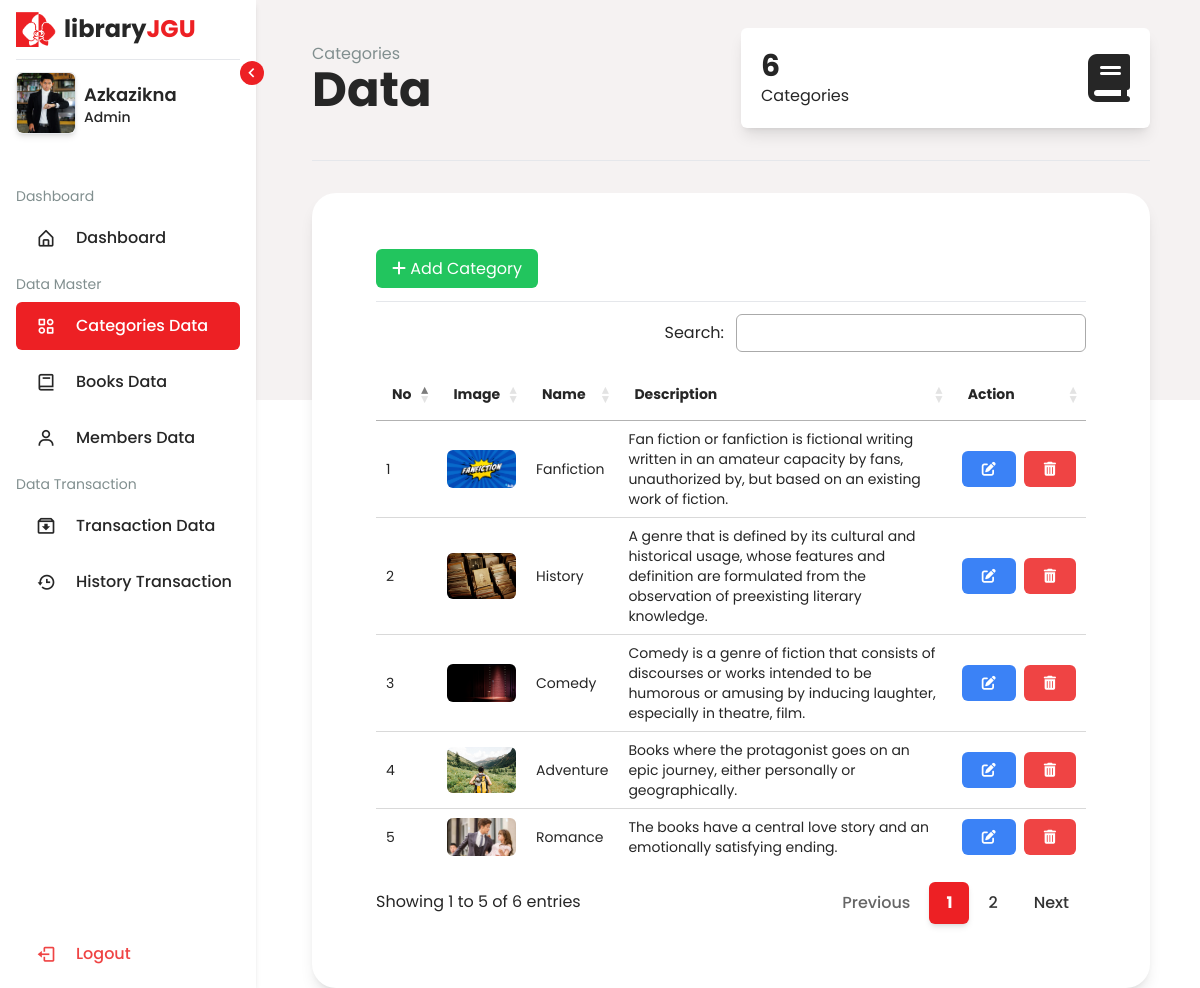
Page /admin/categories_data.php (signed in) on the committed database.
### tables this page shows
CREATE TABLE `categories` (
  `id_category` int(11) NOT NULL,
  `name` varchar(255) NOT NULL,
  `slug` varchar(255) NOT NULL,
  `description` text NOT NULL,
  `img` varchar(255) NOT NULL,
  `total_book` int(11) NOT NULL
);

### admin/functions.php (called while the page is built, shortened)
<?php
$conn = mysqli_connect("localhost", "root", "", "libraryJGU");
function query($query) {
    global $conn;
    $result = mysqli_query($conn, $query);
    $rows = [];
    while( $row = mysqli_fetch_assoc($result) ) {
        $rows[] = $row;
    }
    return $rows;
}
?>

### admin/categories_data.php (the view, shortened to what this page needs)
<?php include'template/header.php';?>
<?php include'template/sidebar.php';?>
<?php require'functions.php';?>
<?php
  $categories = query("SELECT * FROM categories ORDER BY id_category DESC");
  $jumlahKategori = count($categories);
?>
<section class="dashboard">
        <div class="flex justify-center flex-col lg:flex-row gap-5 items-center">
            <div class="text w-full">
                <p class="text-dark text-md">Categories</p>
                <h1 class="text-darken text-5xl font-bold">Data</h1>
            </div>
            <div class="statistik w-full">
                <div class="bg-white shadow-lg py-5 px-5 rounded-md flex justify-between items-center">
                    <div class="text">
                        <h2 class="text-3xl font-bold text-darken"><?= $jumlahKategori ?></h2>
                        <h4 class="text-darken">Categories</h4>
                    </div>
                    <i class="fa-solid fa-book text-darken text-5xl"></i>
                </div>
            </div>
        </div>
        <hr class="my-8">
        <div class="w-full bg-white rounded-3xl p-4 lg:p-16 shadow-lg overflow-x-auto">
            <a href="insert_category.php" class="py-2 px-4 rounded-md bg-green-500 text-white transition duration-500"><i class="fa-solid fa-plus"></i> Add Category</a>
            <hr class="mb-3 mt-5">
            <table id="table_id" class="row-border text-darken text-sm max-w-full">
                <thead>
                    <tr>
                        <th>No</th>
                        <th>Image</th>
                        <th>Name</th>
                        <th>Description</th>
                        <th>Action</th>
                    </tr>
                </thead>
                <tbody>
                    <?php $no=1; foreach( $categories as $row) :
                      $string = strip_tags($row["description"]);
                    ?>
                    <tr>
                        <td width="10"><?= $no ?></td>
                        <td><img src="../dist/img/imgCategory/<?= $row["img"] ?>" alt="" class="w-64 rounded-md"></td>
                        <td><?= $row["name"] ?></td>
                        <td width="500"><?= $string ?></td>
                        <td>
                            <div class="flex flex-col lg:flex-row gap-2">
                                <a href="update_category.php?id_category=<?= $row["id_category"] ?>" class="px-5 py-2 text-white font-medium rounded-md bg-blue-500 hover:text-white transition duration-500"><i class="fa-solid fa-pen-to-square"></i></a>
                                <a href="delete_category.php?id_category=<?= $row["id_category"] ?>" class="px-5 py-2 text-white font-medium rounded-md bg-red-500 transition duration-500" onclick="return confirm('Are you sure you want to delete this category?');"><i class="fa-solid fa-trash-can"></i></a>
                            </div>
                        </td>
                    </tr>
                    <?php $no++; endforeach; ?>
                </tbody>
            </table>
      </div>
</section>
<?php include'template/footer.php';?>

### rows in the picture
categories: img (picture), name "Fanfiction", description "Fan fiction or fanfiction is fictional writing written in an amateur capacity by fans, unauthorized by, but based on an existing work of fiction."
categories: img (picture), name "History", description "A genre that is defined by its cultural and historical usage, whose features and definition are formulated from the observation of preexisting literary knowledge."
categories: img (picture), name "Comedy", description "Comedy is a genre of fiction that consists of discourses or works intended to be humorous or amusing by inducing laughter, especially in theatre, film."
categories: img (picture), name "Adventure", description "Books where the protagonist goes on an epic journey, either personally or geographically."
categories: img (picture), name "Romance", description "The books have a central love story and an emotionally satisfying ending."

### other values in the picture
$nick[0] "Azkazikna"
$jumlahKategori "6"
